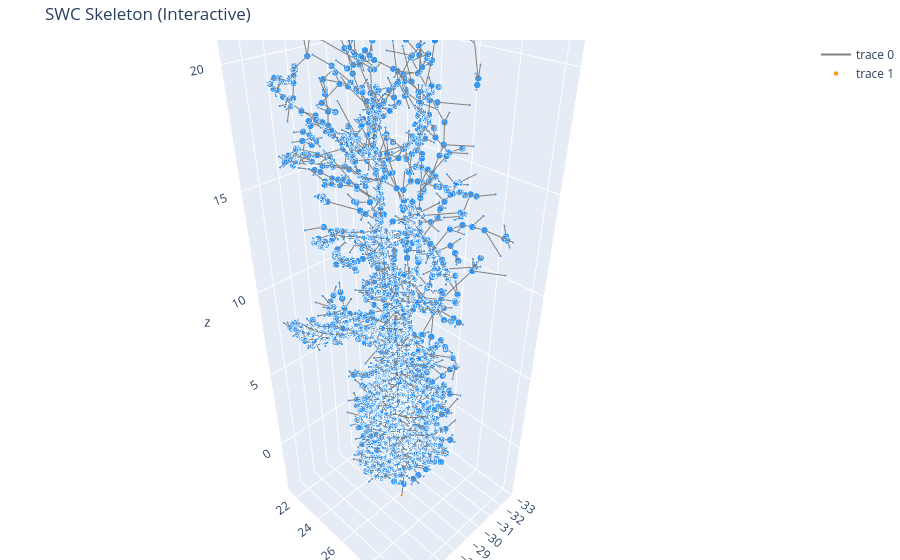

Notebook code for this chart:
### Markdown cell above
## 3D Visualizations

### Code cell
import plotly.graph_objects as go

# Build coordinate and color arrays
xs=[]; ys=[]; zs=[]; colors=[]; sizes=[]
for n, data in G_original.nodes(data=True):
    x,y,z = data['x'], data['y'], data['z']
    xs.append(x); ys.append(y); zs.append(z)
    # color soma/type==1 differently
    colors.append('darkorange' if data.get('type') == 1 else 'dodgerblue')
    d = G_original.degree[n]
    if d == 1: sizes.append(3)
    elif d == 2: sizes.append(5)
    else: sizes.append(8)

# Create edge segments as separate scatter traces for better hover clarity
edge_x=[]; edge_y=[]; edge_z=[]; edge_i=[]
for i,(u,v) in enumerate(G_original.edges()):
    pu = (G_original.nodes[u]['x'], G_original.nodes[u]['y'], G_original.nodes[u]['z'])
    pv = (G_original.nodes[v]['x'], G_original.nodes[v]['y'], G_original.nodes[v]['z'])
    edge_x.extend([pu[0], pv[0], None])
    edge_y.extend([pu[1], pv[1], None])
    edge_z.extend([pu[2], pv[2], None])

node_trace = go.Scatter3d(
    x=xs, y=ys, z=zs,
    mode='markers',
    marker=dict(size=sizes, color=colors, opacity=0.9),
    text=[f"id={n} deg={G_original.degree[n]} type={G_original.nodes[n]['type']}" for n in G_original.nodes()],
    hoverinfo='text'
)

edge_trace = go.Scatter3d(
    x=edge_x, y=edge_y, z=edge_z,
    mode='lines',
    line=dict(color='gray', width=2),
    hoverinfo='skip'
)

fig = go.Figure(data=[edge_trace, node_trace])
fig.update_layout(
    title='SWC Skeleton (Interactive)',
    scene=dict(
        xaxis_title='x', yaxis_title='y', zaxis_title='z',
        aspectmode='data'
    ),
    margin=dict(l=0, r=0, b=0, t=40),
)
fig.show()

### Figure 1 — Plotly figure (JSON) as saved in the notebook; plotly's stock layout.template omitted (floating-point values rounded to 4 significant figures; data arrays with more than 128 entries replaced by an {"elided": "..."} marker saying what was removed)
{"data": [{"hoverinfo": "skip", "line": {"color": "gray", "width": 2}, "mode": "lines", "type": "scatter3d", "x": {"elided": "15399 float values"}, "y": {"elided": "15399 float values"}, "z": {"elided": "15399 float values"}}, {"hoverinfo": "text", "marker": {"color": {"elided": "5134 str values"}, "opacity": 0.9, "size": {"elided": "5134 int values"}}, "mode": "markers", "text": {"elided": "5134 str values"}, "type": "scatter3d", "x": {"elided": "5134 float values"}, "y": {"elided": "5134 float values"}, "z": {"elided": "5134 float values"}}], "layout": {"margin": {"b": 0, "l": 0, "r": 0, "t": 40}, "scene": {"aspectmode": "data", "xaxis": {"title": {"text": "x"}}, "yaxis": {"title": {"text": "y"}}, "zaxis": {"title": {"text": "z"}}}, "title": {"text": "SWC Skeleton (Interactive)"}}}
